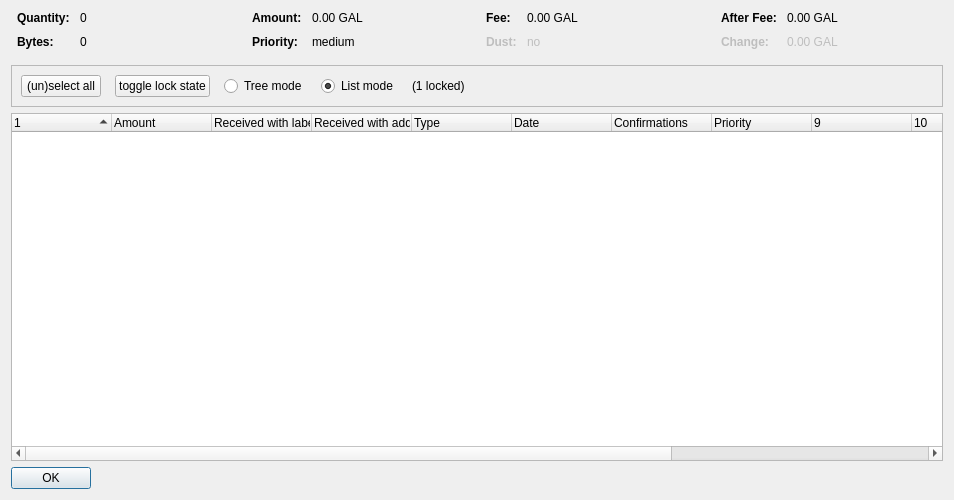
<?xml version="1.0" encoding="UTF-8"?>
<ui version="4.0">
 <class>CoinControlDialog</class>
 <widget class="QDialog" name="CoinControlDialog">
  <property name="geometry">
   <rect>
    <x>0</x>
    <y>0</y>
    <width>954</width>
    <height>500</height>
   </rect>
  </property>
  <property name="windowTitle">
   <string>Coin Selection</string>
  </property>
  <layout class="QVBoxLayout" name="verticalLayout">
   <item>
    <layout class="QHBoxLayout" name="horizontalLayoutTop" stretch="0,0,0,0">
     <property name="topMargin">
      <number>0</number>
     </property>
     <property name="bottomMargin">
      <number>10</number>
     </property>
     <item>
      <layout class="QFormLayout" name="formLayoutCoinControl1">
       <property name="horizontalSpacing">
        <number>10</number>
       </property>
       <property name="verticalSpacing">
        <number>10</number>
       </property>
       <property name="leftMargin">
        <number>6</number>
       </property>
       <property name="rightMargin">
        <number>6</number>
       </property>
       <item row="0" column="0">
        <widget class="QLabel" name="labelCoinControlQuantityText">
         <property name="font">
          <font>
           <weight>75</weight>
           <bold>true</bold>
          </font>
         </property>
         <property name="text">
          <string>Quantity:</string>
         </property>
        </widget>
       </item>
       <item row="0" column="1">
        <widget class="QLabel" name="labelCoinControlQuantity">
         <property name="cursor">
          <cursorShape>IBeamCursor</cursorShape>
         </property>
         <property name="contextMenuPolicy">
          <enum>Qt::ActionsContextMenu</enum>
         </property>
         <property name="text">
          <string notr="true">0</string>
         </property>
         <property name="textInteractionFlags">
          <set>Qt::LinksAccessibleByMouse|Qt::TextSelectableByKeyboard|Qt::TextSelectableByMouse</set>
         </property>
        </widget>
       </item>
       <item row="1" column="0">
        <widget class="QLabel" name="labelCoinControlBytesText">
         <property name="font">
          <font>
           <weight>75</weight>
           <bold>true</bold>
          </font>
         </property>
         <property name="text">
          <string>Bytes:</string>
         </property>
        </widget>
       </item>
       <item row="1" column="1">
        <widget class="QLabel" name="labelCoinControlBytes">
         <property name="cursor">
          <cursorShape>IBeamCursor</cursorShape>
         </property>
         <property name="contextMenuPolicy">
          <enum>Qt::ActionsContextMenu</enum>
         </property>
         <property name="text">
          <string notr="true">0</string>
         </property>
         <property name="textInteractionFlags">
          <set>Qt::LinksAccessibleByMouse|Qt::TextSelectableByKeyboard|Qt::TextSelectableByMouse</set>
         </property>
        </widget>
       </item>
      </layout>
     </item>
     <item>
      <layout class="QFormLayout" name="formLayoutCoinControl2">
       <property name="horizontalSpacing">
        <number>10</number>
       </property>
       <property name="verticalSpacing">
        <number>10</number>
       </property>
       <property name="leftMargin">
        <number>6</number>
       </property>
       <property name="rightMargin">
        <number>6</number>
       </property>
       <item row="0" column="0">
        <widget class="QLabel" name="labelCoinControlAmountText">
         <property name="font">
          <font>
           <weight>75</weight>
           <bold>true</bold>
          </font>
         </property>
         <property name="text">
          <string>Amount:</string>
         </property>
        </widget>
       </item>
       <item row="0" column="1">
        <widget class="QLabel" name="labelCoinControlAmount">
         <property name="cursor">
          <cursorShape>IBeamCursor</cursorShape>
         </property>
         <property name="contextMenuPolicy">
          <enum>Qt::ActionsContextMenu</enum>
         </property>
         <property name="text">
          <string notr="true">0.00 GAL</string>
         </property>
         <property name="textInteractionFlags">
          <set>Qt::LinksAccessibleByMouse|Qt::TextSelectableByKeyboard|Qt::TextSelectableByMouse</set>
         </property>
        </widget>
       </item>
       <item row="1" column="0">
        <widget class="QLabel" name="labelCoinControlPriorityText">
         <property name="font">
          <font>
           <weight>75</weight>
           <bold>true</bold>
          </font>
         </property>
         <property name="text">
          <string>Priority:</string>
         </property>
        </widget>
       </item>
       <item row="1" column="1">
        <widget class="QLabel" name="labelCoinControlPriority">
         <property name="cursor">
          <cursorShape>IBeamCursor</cursorShape>
         </property>
         <property name="contextMenuPolicy">
          <enum>Qt::ActionsContextMenu</enum>
         </property>
         <property name="text">
          <string>medium</string>
         </property>
         <property name="textInteractionFlags">
          <set>Qt::LinksAccessibleByMouse|Qt::TextSelectableByKeyboard|Qt::TextSelectableByMouse</set>
         </property>
        </widget>
       </item>
      </layout>
     </item>
     <item>
      <layout class="QFormLayout" name="formLayoutCoinControl3">
       <property name="horizontalSpacing">
        <number>10</number>
       </property>
       <property name="verticalSpacing">
        <number>10</number>
       </property>
       <property name="leftMargin">
        <number>6</number>
       </property>
       <property name="rightMargin">
        <number>6</number>
       </property>
       <item row="0" column="0">
        <widget class="QLabel" name="labelCoinControlFeeText">
         <property name="font">
          <font>
           <weight>75</weight>
           <bold>true</bold>
          </font>
         </property>
         <property name="text">
          <string>Fee:</string>
         </property>
        </widget>
       </item>
       <item row="0" column="1">
        <widget class="QLabel" name="labelCoinControlFee">
         <property name="cursor">
          <cursorShape>IBeamCursor</cursorShape>
         </property>
         <property name="contextMenuPolicy">
          <enum>Qt::ActionsContextMenu</enum>
         </property>
         <property name="text">
          <string notr="true">0.00 GAL</string>
         </property>
         <property name="textInteractionFlags">
          <set>Qt::LinksAccessibleByMouse|Qt::TextSelectableByKeyboard|Qt::TextSelectableByMouse</set>
         </property>
        </widget>
       </item>
       <item row="1" column="0">
        <widget class="QLabel" name="labelCoinControlLowOutputText">
         <property name="enabled">
          <bool>false</bool>
         </property>
         <property name="font">
          <font>
           <weight>75</weight>
           <bold>true</bold>
          </font>
         </property>
         <property name="text">
          <string>Dust:</string>
         </property>
        </widget>
       </item>
       <item row="1" column="1">
        <widget class="QLabel" name="labelCoinControlLowOutput">
         <property name="enabled">
          <bool>false</bool>
         </property>
         <property name="cursor">
          <cursorShape>IBeamCursor</cursorShape>
         </property>
         <property name="contextMenuPolicy">
          <enum>Qt::ActionsContextMenu</enum>
         </property>
         <property name="text">
          <string>no</string>
         </property>
         <property name="textInteractionFlags">
          <set>Qt::LinksAccessibleByMouse|Qt::TextSelectableByKeyboard|Qt::TextSelectableByMouse</set>
         </property>
        </widget>
       </item>
      </layout>
     </item>
     <item>
      <layout class="QFormLayout" name="formLayoutCoinControl4">
       <property name="horizontalSpacing">
        <number>10</number>
       </property>
       <property name="verticalSpacing">
        <number>10</number>
       </property>
       <property name="leftMargin">
        <number>6</number>
       </property>
       <property name="rightMargin">
        <number>6</number>
       </property>
       <item row="0" column="0">
        <widget class="QLabel" name="labelCoinControlAfterFeeText">
         <property name="font">
          <font>
           <weight>75</weight>
           <bold>true</bold>
          </font>
         </property>
         <property name="text">
          <string>After Fee:</string>
         </property>
        </widget>
       </item>
       <item row="0" column="1">
        <widget class="QLabel" name="labelCoinControlAfterFee">
         <property name="cursor">
          <cursorShape>IBeamCursor</cursorShape>
         </property>
         <property name="contextMenuPolicy">
          <enum>Qt::ActionsContextMenu</enum>
         </property>
         <property name="text">
          <string notr="true">0.00 GAL</string>
         </property>
         <property name="textInteractionFlags">
          <set>Qt::LinksAccessibleByMouse|Qt::TextSelectableByKeyboard|Qt::TextSelectableByMouse</set>
         </property>
        </widget>
       </item>
       <item row="1" column="0">
        <widget class="QLabel" name="labelCoinControlChangeText">
         <property name="enabled">
          <bool>false</bool>
         </property>
         <property name="font">
          <font>
           <weight>75</weight>
           <bold>true</bold>
          </font>
         </property>
         <property name="text">
          <string>Change:</string>
         </property>
        </widget>
       </item>
       <item row="1" column="1">
        <widget class="QLabel" name="labelCoinControlChange">
         <property name="enabled">
          <bool>false</bool>
         </property>
         <property name="cursor">
          <cursorShape>IBeamCursor</cursorShape>
         </property>
         <property name="contextMenuPolicy">
          <enum>Qt::ActionsContextMenu</enum>
         </property>
         <property name="text">
          <string notr="true">0.00 GAL</string>
         </property>
         <property name="textInteractionFlags">
          <set>Qt::LinksAccessibleByMouse|Qt::TextSelectableByKeyboard|Qt::TextSelectableByMouse</set>
         </property>
        </widget>
       </item>
      </layout>
     </item>
    </layout>
   </item>
   <item>
    <widget class="QFrame" name="frame">
     <property name="minimumSize">
      <size>
       <width>0</width>
       <height>40</height>
      </size>
     </property>
     <property name="frameShape">
      <enum>QFrame::StyledPanel</enum>
     </property>
     <property name="frameShadow">
      <enum>QFrame::Sunken</enum>
     </property>
     <layout class="QHBoxLayout" name="horizontalLayout">
      <item>
       <layout class="QHBoxLayout" name="horizontalLayoutPanel" stretch="0,0,0,0,0,0">
        <property name="spacing">
         <number>14</number>
        </property>
        <item>
         <widget class="QPushButton" name="pushButtonSelectAll">
          <property name="sizePolicy">
           <sizepolicy hsizetype="Maximum" vsizetype="Fixed">
            <horstretch>0</horstretch>
            <verstretch>0</verstretch>
           </sizepolicy>
          </property>
          <property name="text">
           <string>(un)select all</string>
          </property>
          <property name="autoDefault">
           <bool>false</bool>
          </property>
         </widget>
        </item>
        <item>
         <widget class="QPushButton" name="pushButtonToggleLock">
          <property name="sizePolicy">
           <sizepolicy hsizetype="Maximum" vsizetype="Fixed">
            <horstretch>0</horstretch>
            <verstretch>0</verstretch>
           </sizepolicy>
          </property>
          <property name="text">
           <string>toggle lock state</string>
          </property>
          <property name="autoDefault">
           <bool>false</bool>
          </property>
         </widget>
        </item>
        <item>
         <widget class="QRadioButton" name="radioTreeMode">
          <property name="sizePolicy">
           <sizepolicy hsizetype="Maximum" vsizetype="Fixed">
            <horstretch>0</horstretch>
            <verstretch>0</verstretch>
           </sizepolicy>
          </property>
          <property name="text">
           <string>Tree mode</string>
          </property>
         </widget>
        </item>
        <item>
         <widget class="QRadioButton" name="radioListMode">
          <property name="sizePolicy">
           <sizepolicy hsizetype="Maximum" vsizetype="Fixed">
            <horstretch>0</horstretch>
            <verstretch>0</verstretch>
           </sizepolicy>
          </property>
          <property name="text">
           <string>List mode</string>
          </property>
          <property name="checked">
           <bool>true</bool>
          </property>
         </widget>
        </item>
        <item>
         <widget class="QLabel" name="labelLocked">
          <property name="text">
           <string>(1 locked)</string>
          </property>
         </widget>
        </item>
        <item>
         <spacer name="horizontalSpacer">
          <property name="orientation">
           <enum>Qt::Horizontal</enum>
          </property>
          <property name="sizeHint" stdset="0">
           <size>
            <width>40</width>
            <height>20</height>
           </size>
          </property>
         </spacer>
        </item>
       </layout>
      </item>
     </layout>
    </widget>
   </item>
   <item>
    <widget class="CoinControlTreeWidget" name="treeWidget">
     <property name="contextMenuPolicy">
      <enum>Qt::CustomContextMenu</enum>
     </property>
     <property name="sortingEnabled">
      <bool>false</bool>
     </property>
     <property name="columnCount">
      <number>13</number>
     </property>
     <attribute name="headerShowSortIndicator" stdset="0">
      <bool>true</bool>
     </attribute>
     <attribute name="headerStretchLastSection">
      <bool>false</bool>
     </attribute>
     <column>
      <property name="text">
       <string/>
      </property>
     </column>
     <column>
      <property name="text">
       <string>Amount</string>
      </property>
     </column>
     <column>
      <property name="text">
       <string>Received with label</string>
      </property>
     </column>
     <column>
      <property name="text">
       <string>Received with address</string>
      </property>
     </column>
     <column>
      <property name="text">
       <string>Type</string>
      </property>
     </column>
     <column>
      <property name="text">
       <string>Date</string>
      </property>
     </column>
     <column>
      <property name="text">
       <string>Confirmations</string>
      </property>
      <property name="toolTip">
       <string>Confirmed</string>
      </property>
     </column>
     <column>
      <property name="text">
       <string>Priority</string>
      </property>
     </column>
     <column>
      <property name="text">
       <string/>
      </property>
     </column>
     <column>
      <property name="text">
       <string/>
      </property>
     </column>
     <column>
      <property name="text">
       <string/>
      </property>
     </column>
     <column>
      <property name="text">
       <string/>
      </property>
     </column>
     <column>
      <property name="text">
       <string/>
      </property>
     </column>
    </widget>
   </item>
   <item>
    <widget class="QDialogButtonBox" name="buttonBox">
     <property name="sizePolicy">
      <sizepolicy hsizetype="Maximum" vsizetype="Fixed">
       <horstretch>0</horstretch>
       <verstretch>0</verstretch>
      </sizepolicy>
     </property>
     <property name="orientation">
      <enum>Qt::Horizontal</enum>
     </property>
     <property name="standardButtons">
      <set>QDialogButtonBox::Ok</set>
     </property>
    </widget>
   </item>
  </layout>
 </widget>
 <customwidgets>
  <customwidget>
   <class>CoinControlTreeWidget</class>
   <extends>QTreeWidget</extends>
   <header>coincontroltreewidget.h</header>
  </customwidget>
 </customwidgets>
 <resources/>
 <connections/>
</ui>
